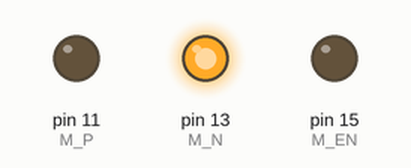
Recording of a program running on a simulated Raspberry Pi (header pin numbers). On the bench: output pins drawn as LEDs (lit = HIGH).

Above: at 0.05 s.
At 1.45 s:
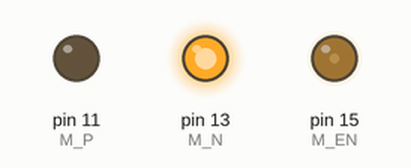
At 1.65 s:
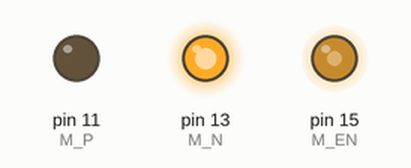
At 1.9 s:
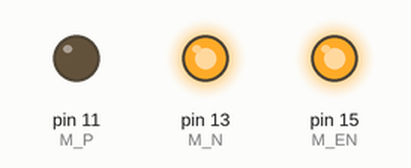
Timing chart, 0 to 4.4 s (numbered marks = the images above):
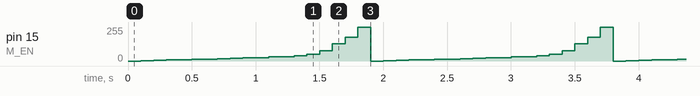

The program:

05_MOTOR_Cntl.py
```python
# p - 11 n- 13 en -15

import RPi.GPIO as GPIO
import time

GPIO.setmode(GPIO.BOARD)

M_P = 11
M_N = 13
M_EN = 15
dc = [0,1,2,3,4,5,6,7,8,9,10,12,13,15,20,30,50,70,100]

GPIO.setup(M_P,GPIO.OUT , initial = GPIO.LOW)
GPIO.setup(M_N,GPIO.OUT, initial = GPIO.HIGH)
GPIO.setup(M_EN,GPIO.OUT)

p = GPIO.PWM(M_EN,100) # freq = 100Hz
p.start(0) # dutycycle = 0

try:
    while True:
        for val in dc:
            p.ChangeDutyCycle(val)
            time.sleep(0.1)
        #dc.reverse()

except KeyboardInterrupt:
    p.stop()
finally:
    print("Cleanup")
    GPIO.cleanup()
```
